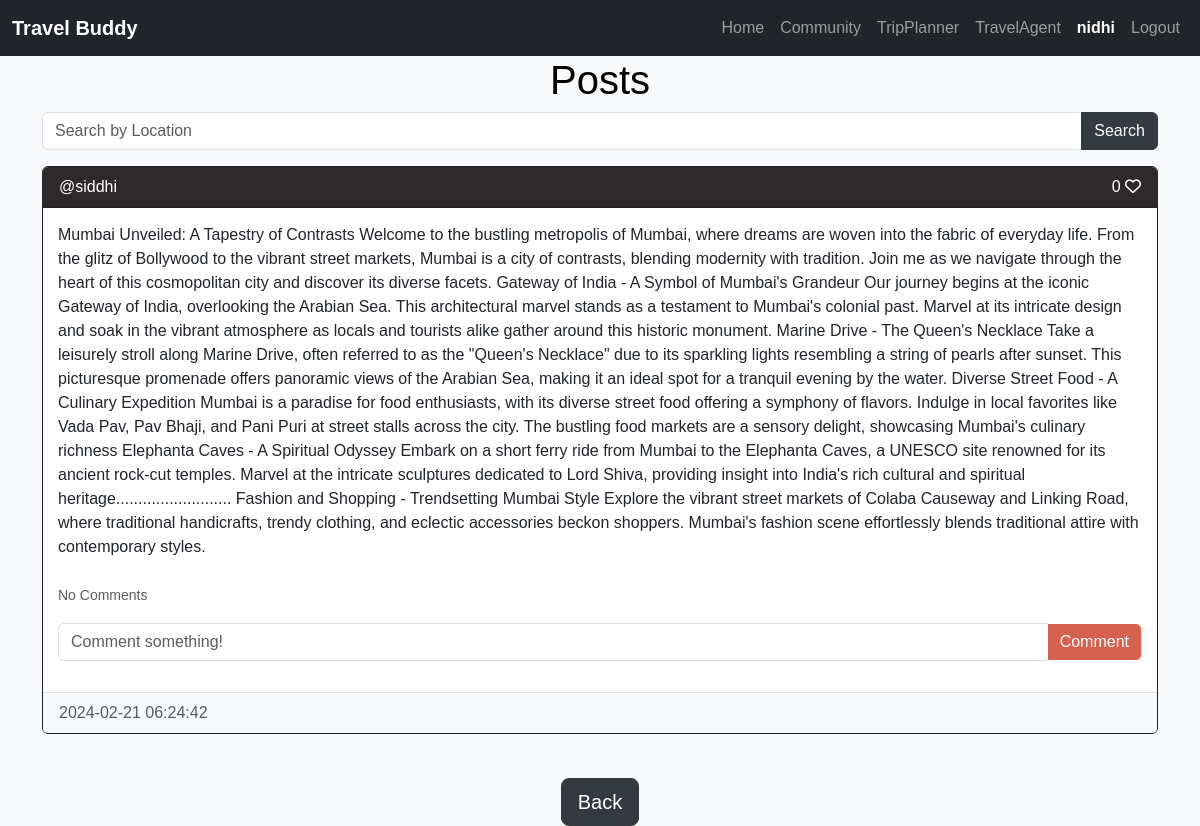
Screenshot of /posts/siddhi (signed in) with the database file from the repository.
### website/models.py (models this page shows)
class User(db.Model, UserMixin):
    id = db.Column(db.Integer, primary_key=True)
    email = db.Column(db.String(150), unique=True)
    username = db.Column(db.String(150), unique=True)
    password = db.Column(db.String(150))
    date_created = db.Column(db.DateTime(timezone=True), default=func.now())
    posts = db.relationship('Post', backref='user', passive_deletes=True)
    comments = db.relationship('Comment', backref='user', passive_deletes=True)
    likes = db.relationship('Like', backref='user', passive_deletes=True)

class Post(db.Model):
    id = db.Column(db.Integer, primary_key=True)
    text = db.Column(db.Text, nullable=False)
    date_created = db.Column(db.DateTime(timezone=True), default=func.now())
    author = db.Column(db.Integer, db.ForeignKey(
        'user.id', ondelete="CASCADE"), nullable=False)
    location = db.Column(db.String(255))
    comments = db.relationship('Comment', backref='post', passive_deletes=True)
    likes = db.relationship('Like', backref='post', passive_deletes=True)

### website/views.py (the view)
@views.route("/posts/<username>")
@login_required
def posts(username):
    user = User.query.filter_by(username=username).first()
    if not user:
        flash('No user with that username exists.', category='error')
        return redirect(url_for('views.home'))
    posts = user.posts
    return render_template("posts.html", user=current_user, posts=posts, username=username)

### website/__init__.py (called while the page is built)
def create_app():
    app = Flask(__name__)
    app.config['SECRET_KEY'] = "helloworld"
    app.config['SQLALCHEMY_DATABASE_URI'] = f'sqlite:///{DB_NAME}'
    db.init_app(app)
    from .views import views
    from .auth import auth
    app.register_blueprint(views, url_prefix="/")
    app.register_blueprint(auth, url_prefix="/")
    from .models import User, Post, Comment, Like
    create_database(app)
    login_manager = LoginManager()
    login_manager.login_view = "auth.login"
    login_manager.init_app(app)
    @login_manager.user_loader
    def load_user(id):
        return User.query.get(int(id))
    return app

### website/templates/posts.html (shortened to what this page needs)
{% extends "posts_div.html" %}  {% block header %} {{user.username}}'s posts {% endblock %} {% block
footer %}
<div align="center">
  <a href="/home"
    ><button type="button" class="btn btn-dark btn-lg">Back</button></a
  >
</div>
{% endblock %}

### website/templates/posts_div.html (shortened to what this page needs)
{% extends "base.html" %} {% block title %}Home{% endblock %} {% block content
%}
<h1>Posts</h1>
<form method="POST" class="mb-3">
  <div class="input-group">
    <input
      type="text"
      class="form-control"
      name="location"
      placeholder="Search by Location"
    />
    <button type="submit" class="btn btn-dark">Search</button>
  </div>
</form>
<div id="posts">
  {% for post in posts %}
  <div class="card border-dark">
    <div class="card-header d-flex justify-content-between align-items-center">
      <a
        href="/posts/{{post.user.username}}"
        style="text-decoration: none; color: inherit"
      >
        @{{post.user.username}}
      </a>
      <div>
        <span id="likes-count-{{post.id}}"> {{ post.likes|length }}</span>
        {% if user.id in post.likes|map(attribute="author")|list %}
        <i
          class="fa-solid fa-heart"
          id="like-button-{{post.id}}"
          onclick="like({{post.id}})"
        ></i>
        {% else %}
        <i
          class="fa-regular fa-heart"
          id="like-button-{{post.id}}"
          onclick="like({{post.id}})"
        ></i>
        {% endif %}
      </div>
    </div>
    <div class="card-body">
      <div class="card-text">{{post.text}}</div>
      <br />
      <p class="card-text">
        {% if post.comments|length > 0 %}
        <a data-bs-toggle="collapse" href="#comments-{{post.id}}" role="button">
          <small>View {{post.comments|length}} Comments</small>
        </a>
        {% else %}
        <small class="text-muted">No Comments</small>
        {% endif %}
      </p>
      <form
        class="input-group mb-3"
        method="POST"
        action="/create-comment/{{post.id}}"
      >
        <input
          type="text"
          id="text"
          name="text"
          class="form-control"
          placeholder="Comment something!"
        />
        <button type="submit" class="btn btn-success">Comment</button>
      </form>
    </div>
    <div class="card-footer text-muted">{{post.date_created}}</div>
  </div>
  <br/ > {% endfor %}
</div>
{% block footer %}{% endblock %} {% endblock %}

### website/templates/base.html (shortened to what this page needs)
<!DOCTYPE html>
<html lang="en">
  <head>
    <link
      href="https://cdn.jsdelivr.net/npm/bootstrap@5.3.2/dist/css/bootstrap.min.css"
      rel="stylesheet"
    />
  </head>
  <body>
    <nav class="navbar navbar-expand-lg navbar-dark bg-dark">
      <div class="container-fluid">
        <div class="navbar-brand">
          <strong style="color: white">Travel Buddy</strong>
        </div>
        <div class="collapse navbar-collapse" id="navbar">
          <div class="navbar-nav ms-auto">
            <a class="nav-item nav-link" href="/places">Home</a>
            <a class="nav-item nav-link" href="/home">Community</a>
            <a class="nav-item nav-link" href="/plan">TripPlanner</a>
            <a class="nav-item nav-link" href="/travel-agents">TravelAgent</a>
            {% if user.is_authenticated %}
            <a class="nav-item nav-link" href="/posts/{{ user.username }}">
              <strong style="color: white">{{ user.username }}</strong>
            </a>
            <a class="nav-item nav-link" href="/logout">Logout</a>
            {% else %}
            <a class="nav-item nav-link" href="/login">Login</a>
            <a class="nav-item nav-link" href="/sign-up">Sign Up</a>
            {% endif %}
          </div>
        </div>
      </div>
    </nav>
    <div class="container">{% block content %}{% endblock %}</div>
  </body>
</html>

### website/templates/posts_div.html (style rules this page uses)
body { font-family: "Arial", sans-serif; background-color: #f8f9fa; color: #343a40; }
h1 { text-align: center; color: #000000; }
form { margin-bottom: 20px; }
.card { margin-bottom: 20px; transition: background-color 0.3s; }
.card-header { background-color: #2e2a2b; color: #fff; }
.card-body { padding: 15px; }
.card-text { font-size: 16px; }
.card-footer { background-color: #f8f9fa; border-top: 1px solid #dee2e6; }
.btn-dark { background-color: #343a40; border-color: #343a40; }
.btn-success { background-color: #d6614f; border-color: #ffffff; }

### rows the page displays
User: username "nidhi"
Post: user.username "siddhi", likes|length "0", text "Mumbai Unveiled: A Tapestry of Contrasts Welcome to the bustling metropolis of Mumbai, where dreams are woven into the fabric of everyday life. From the glitz of Bollywood to the vibrant street markets, Mumbai is a city of contrasts, blending modernity with tradition. Join me as we navigate through the heart of this cosmopolitan city and discover its diverse facets. Gateway of India - A Symbol of Mumbai's Grandeur Our journey begins at the iconic Gateway of India, overlooking the Arabian Sea. This architectural marvel stands as a testament to Mumbai's colonial past. Marvel at its intricate design and soak in the vibrant atmosphere as locals and tourists alike gather around this historic…", date_created "2024-02-21 06:24:42"
